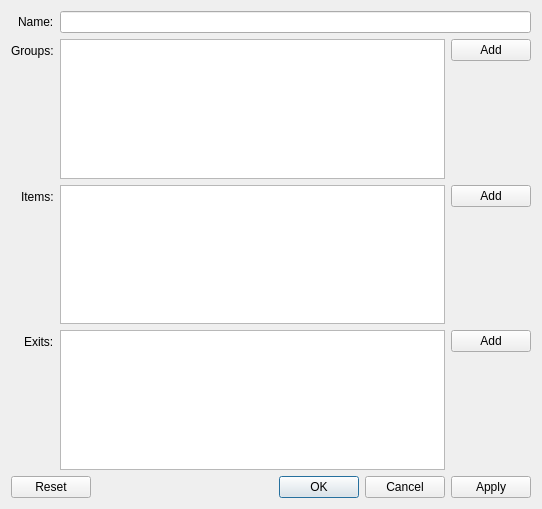
<?xml version="1.0" encoding="UTF-8"?>
<ui version="4.0">
 <class>Form</class>
 <widget class="QWidget" name="Form">
  <property name="geometry">
   <rect>
    <x>0</x>
    <y>0</y>
    <width>542</width>
    <height>509</height>
   </rect>
  </property>
  <property name="windowTitle">
   <string>Create / Edit Area</string>
  </property>
  <layout class="QFormLayout" name="formLayout">
   <property name="labelAlignment">
    <set>Qt::AlignRight|Qt::AlignTrailing|Qt::AlignVCenter</set>
   </property>
   <item row="0" column="0">
    <widget class="QLabel" name="label">
     <property name="text">
      <string>Name:</string>
     </property>
    </widget>
   </item>
   <item row="0" column="1">
    <widget class="QLineEdit" name="nameLineEdit"/>
   </item>
   <item row="1" column="0">
    <widget class="QLabel" name="label_2">
     <property name="text">
      <string>Groups:</string>
     </property>
    </widget>
   </item>
   <item row="1" column="1">
    <layout class="QHBoxLayout" name="horizontalLayout">
     <item>
      <widget class="QListView" name="groupsListView"/>
     </item>
     <item>
      <layout class="QVBoxLayout" name="verticalLayout_2">
       <item>
        <widget class="QPushButton" name="addGroupButton">
         <property name="text">
          <string>Add</string>
         </property>
        </widget>
       </item>
       <item>
        <spacer name="verticalSpacer">
         <property name="orientation">
          <enum>Qt::Vertical</enum>
         </property>
         <property name="sizeHint" stdset="0">
          <size>
           <width>20</width>
           <height>40</height>
          </size>
         </property>
        </spacer>
       </item>
      </layout>
     </item>
    </layout>
   </item>
   <item row="2" column="0">
    <widget class="QLabel" name="label_3">
     <property name="text">
      <string>Items:</string>
     </property>
    </widget>
   </item>
   <item row="2" column="1">
    <layout class="QHBoxLayout" name="horizontalLayout_2">
     <item>
      <widget class="QListView" name="itemsListView"/>
     </item>
     <item>
      <layout class="QVBoxLayout" name="verticalLayout_3">
       <item>
        <widget class="QPushButton" name="addItemButton">
         <property name="text">
          <string>Add</string>
         </property>
        </widget>
       </item>
       <item>
        <spacer name="verticalSpacer_2">
         <property name="orientation">
          <enum>Qt::Vertical</enum>
         </property>
         <property name="sizeHint" stdset="0">
          <size>
           <width>20</width>
           <height>40</height>
          </size>
         </property>
        </spacer>
       </item>
      </layout>
     </item>
    </layout>
   </item>
   <item row="3" column="0">
    <widget class="QLabel" name="label_4">
     <property name="text">
      <string>Exits:</string>
     </property>
    </widget>
   </item>
   <item row="3" column="1">
    <layout class="QHBoxLayout" name="horizontalLayout_3">
     <item>
      <widget class="QListView" name="exitsListView"/>
     </item>
     <item>
      <layout class="QVBoxLayout" name="verticalLayout_4">
       <item>
        <widget class="QPushButton" name="addExitButton">
         <property name="text">
          <string>Add</string>
         </property>
        </widget>
       </item>
       <item>
        <spacer name="verticalSpacer_3">
         <property name="orientation">
          <enum>Qt::Vertical</enum>
         </property>
         <property name="sizeHint" stdset="0">
          <size>
           <width>20</width>
           <height>40</height>
          </size>
         </property>
        </spacer>
       </item>
      </layout>
     </item>
    </layout>
   </item>
   <item row="4" column="0" colspan="2">
    <widget class="QDialogButtonBox" name="buttonBox">
     <property name="standardButtons">
      <set>QDialogButtonBox::Apply|QDialogButtonBox::Cancel|QDialogButtonBox::Ok|QDialogButtonBox::Reset</set>
     </property>
    </widget>
   </item>
  </layout>
 </widget>
 <resources/>
 <connections>
  <connection>
   <sender>addGroupButton</sender>
   <signal>clicked()</signal>
   <receiver>Form</receiver>
   <slot>on_add_group()</slot>
   <hints>
    <hint type="sourcelabel">
     <x>715</x>
     <y>60</y>
    </hint>
    <hint type="destinationlabel">
     <x>702</x>
     <y>146</y>
    </hint>
   </hints>
  </connection>
  <connection>
   <sender>buttonBox</sender>
   <signal>clicked(QAbstractButton*)</signal>
   <receiver>Form</receiver>
   <slot>on_accepted(QAbstractButton*)</slot>
   <hints>
    <hint type="sourcelabel">
     <x>191</x>
     <y>841</y>
    </hint>
    <hint type="destinationlabel">
     <x>128</x>
     <y>537</y>
    </hint>
   </hints>
  </connection>
  <connection>
   <sender>addItemButton</sender>
   <signal>clicked()</signal>
   <receiver>Form</receiver>
   <slot>on_add_item()</slot>
   <hints>
    <hint type="sourcelabel">
     <x>681</x>
     <y>249</y>
    </hint>
    <hint type="destinationlabel">
     <x>732</x>
     <y>308</y>
    </hint>
   </hints>
  </connection>
  <connection>
   <sender>addExitButton</sender>
   <signal>clicked()</signal>
   <receiver>Form</receiver>
   <slot>on_add_exit()</slot>
   <hints>
    <hint type="sourcelabel">
     <x>719</x>
     <y>452</y>
    </hint>
    <hint type="destinationlabel">
     <x>733</x>
     <y>495</y>
    </hint>
   </hints>
  </connection>
 </connections>
 <slots>
  <slot>on_add_group()</slot>
  <slot>on_accepted(QAbstractButton*)</slot>
  <slot>on_add_item()</slot>
  <slot>on_add_exit()</slot>
 </slots>
</ui>
